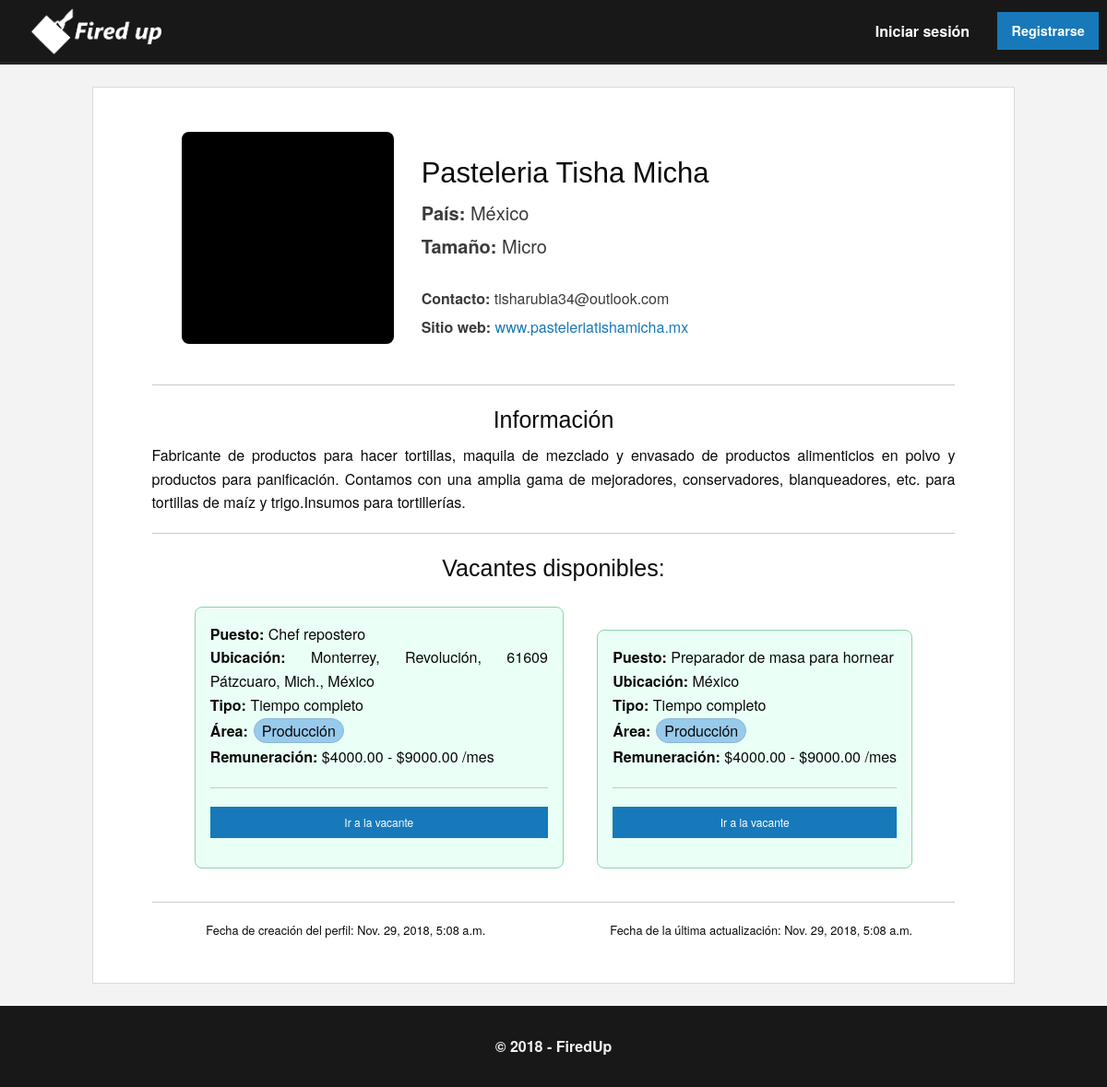
Screenshot of /company/7/ with the database file from the repository.
### main/models.py (models this page shows, shortened)
class Empresa(models.Model):
    ubicacion = models.ForeignKey(Ubicacion, on_delete=models.CASCADE)
    tamaño = models.ForeignKey(Tamaño_Empresa, on_delete=models.CASCADE)
    nombre = models.CharField(max_length=50)
    correo_electronico = models.EmailField()
    contrasena = models.CharField(max_length=256)
    contacto = models.CharField(max_length=40)
    informacion = models.TextField(max_length=640)
    sitio_web = models.CharField(max_length=40)
    verificado = models.BooleanField()
    created_at = models.DateTimeField(auto_now_add=True)
    updated_at = models.DateTimeField(auto_now=True)

class Ubicacion(models.Model):
    nombre = models.CharField(max_length=60)
    direccion = models.CharField(max_length=80)
    lat = models.DecimalField(max_digits=10, decimal_places=6)
    lng = models.DecimalField(max_digits=10, decimal_places=6)
    tipo = models.CharField(max_length=30)
    def __str__(self):
        return self.nombre

class Tamaño_Empresa(models.Model):
    tamaño = models.CharField(max_length=20)
    def __str__(self):
        return self.tamaño

class Vacante(models.Model):
    tipo = models.ForeignKey(Tipo, on_delete=models.CASCADE)
    empresa = models.ForeignKey(Empresa, on_delete=models.CASCADE, default=0)
    ubicacion = models.ForeignKey(Ubicacion, on_delete=models.CASCADE)
    departamento = models.ForeignKey(Departamento, on_delete=models.CASCADE)
    remuneracion = models.ForeignKey(Remuneracion_Vacante, on_delete=models.CASCADE)
    frecuencia = models.ForeignKey(Frecuencia_Vacante, on_delete=models.CASCADE)
    edad = models.ForeignKey(Edad_Vacante, on_delete=models.CASCADE)
    puesto = models.CharField(max_length=40)
    descripcion = models.TextField(max_length=400)
    es_hombre = models.BooleanField()
    experiencia_minima = models.SmallIntegerField()
    informacion_adicional = models.TextField(max_length=640)
    created_at = models.DateTimeField(auto_now_add=True)
    updated_at = models.DateTimeField(auto_now=True)
    fecha_limite = models.DateTimeField()

class Tipo(models.Model):
    tipo = models.CharField(max_length=20)

class Departamento(models.Model):
    departamento = models.CharField(max_length=30)

class Remuneracion_Vacante(models.Model):
    frecuencia = models.ForeignKey(Frecuencia_Remuneracion, on_delete=models.CASCADE)
    minimo = models.DecimalField(max_digits=14, decimal_places=2)
    maximo = models.DecimalField(max_digits=14, decimal_places=2)

class Frecuencia_Remuneracion(models.Model):
    frecuencia = models.CharField(max_length=10)
    def __str__(self):
        return self.frecuencia

### main/views.py (the view)
# urls.py: path('company/<int:empresa_id>/', views.empresa_detalle, name='empresa_detalle'),
def empresa_detalle(request, empresa_id):
    empresa = Empresa.objects.get(id=empresa_id)
    vacante_list = Vacante.objects.filter(empresa=empresa)
    context =  {
        'empresa': empresa,
        'vacante_list': vacante_list,
    }
    return render(request, 'main/detalle/empresa.html', context)

### main/templates/main/detalle/empresa.html (shortened to what this page needs)
{% extends "main/main.html" %}
{% block content %}
{% load static %}
    <div class="grid-x align-center align-middle">
        <div class="cell large-10 small-11 white-container grid-x align-center">
            <div class="grid-x grid-margin-x align-center cell align-middle">
                <div class="cell large-4">
                    <img src="{% static 'main/images/company/1.png' %}" class="user-image">
                    <br>
                </div>
                <div class="cell large-8">
                    <h3 style="text-align: left !important;">{{ empresa.nombre }}
                    </h3>
                    <div class="user-descripcion">
                        <h5><b>País: </b>{{ empresa.ubicacion }}</h5>
                        <h5><b>Tamaño: </b>{{ empresa.tamaño }}</h5>
                        <br>
                        <h6><b>Contacto: </b>{{ empresa.contacto }}</h6>
                        <h6><b>Sitio web: </b><a href="//{{empresa.sitio_web}}"target="_blank">
                            {{ empresa.sitio_web }}</a></h6>
                    </div>
                </div>
            </div>
            <div class="cell large-11">
                <hr>
                <div class="justified">
                    <h4>Información</h4>
                    <p>{{ empresa.informacion }}</p>
                </div>
                <hr>
                <div class="user-section">
                    <h4>Vacantes disponibles:</h4>
                    {% for vacante in vacante_list %}
                    <div class="area-container user-vacante-color">
                        <p><b>Puesto: </b>{{vacante.puesto}}</p>
                        <p><b>Ubicación: </b>{{vacante.ubicacion.direccion}}</p>
                        <p><b>Tipo: </b>{{vacante.tipo.tipo}}</p>
                        <p><b>Área: </b><span class="area-tag">{{vacante.departamento.departamento}}</span></p>
                        <p><b>Remuneración: </b>${{vacante.remuneracion.minimo}} - ${{vacante.remuneracion.maximo}} {{vacante.remuneracion.frecuencia}}</p>
                        <hr>
                        <a href="/vacante/{{vacante.id}}" class="button small expanded">Ir a la vacante</a>
                    </div>
                    {% empty %}
                        <div class="vacante-null" style="display:none;">
                            <h4>No hay vacantes disponibles.</h4>
                        </div>
                    {% endfor %}
                    <hr>
                    <div class="grid-x grid-margin-x" style="text-align:center;">
                        <div class="cell medium-6">
                            <small>Fecha de creación del perfil: {{ empresa.created_at }}</small>
                        </div>
                        <div class="cell medium-6">
                            <small>Fecha de la última actualización: {{ empresa.updated_at }}</small>
                        </div>
                    </div>
                </div>
            </div>
        </div>
    </div>
{% endblock %}

### main/templates/main/main.html (shortened to what this page needs)
<html>
   <head>
        {% load static %}
        <link rel="stylesheet" type="text/css" href="{% static 'main/css/app.css' %}">
        <link rel="stylesheet" type="text/css" href="{% static 'main/css/foundation-icons.css' %}">
        <link rel="stylesheet" type="text/css" href="{% static 'main/css/foundation.min.css' %}">
        <link rel="stylesheet" type="text/css" href="{% static 'main/css/web.css' %}">
   </head>
   <body>
        <div class="topbar grid-x align-center">
            <div class="cell large-2 small-6 medium-7">
                <a href="/"><img src="{% static 'main/images/logo/logo.png' %}" class="logo"></a>
            </div>
            {% if request.session.user_id %}
                {% if request.session.user_type == "Empresa" %}
                    <a href="/company/{{request.session.user_id}}"><b>{{request.session.user_name}}</b></a>
                {% elif request.session.user_type == "Usuario" %}
                    <a href="/user/{{request.session.user_id}}"><b>{{request.session.user_name}}</b></a>
                {% endif %}
            <a href="/cerrar-sesion"><i class="fi-power"></i></a>
            {% else %}
                <a href="/login"><b>Iniciar sesión</b></a>
                <div class="cell large-1 small-4 medium-3" style="text-align: right;">
                    <a class="button" href="/signup"><b>Registrarse</b></a>
                </div>
            {% endif %}
        </div>
        <br>
        {% block content %}
        {% endblock %}
        <div class="footer">
            <b>&copy; 2018 - FiredUp</b>
        </div>
    </body>
</html>

### main/static/main/css/web.css (style rules this page uses)
body { background-color: rgb(243, 243, 243); }
.topbar { background-color: #181818; color: white; padding: 5px 0; text-align: center; align-items: center; height: 70px; z-index: 100; border-bottom: 3px solid #252525; }
.topbar a, .topbar a:active, .topbar a:visited { color: #ffffff; margin: 0 15px; }
.white-container { background-color: #ffffff; border: 1px solid #dadada; padding: 3em 1.5em; max-width: 1400px; }
h1, h2, h3, h4 { text-align: center; font-family: "Lucida Sans Unicode", "Lucida Grande", sans-serif; }
.logo { display: block; height: 50px; }
.user-descripcion { color: #3b3b3b; }
.user-image { width: 230px; height: 230px; display: block; border-radius: 8px; margin-left: auto; }
.justified { text-align: justify !important; }
.area-container p { margin: 0; }
.area-container { display: inline-block; padding: 1em; background-color: #ffffff; border-radius: 8px; border: 1px solid #d4d4d4; margin: 1em; text-align: left; max-width: 400px; }
.user-section { text-align: center; }
.user-vacante-color { border: 1px solid #8bd4a9 !important; background-color: #eafff6 !important; text-align: justify !important; }
.area-tag, .tag-list li { background-color: #98caec; display: inline-block; padding: 0 0.5em; border-radius: 15px; border: 1px solid #8bb7d4; cursor: default; margin: 0.1em !important; text-align: center; font-stretch: condensed; }
.footer { width: 100%; padding: 2em 0; background-color: #181818; color: rgb(241, 241, 241); text-align: center; margin-top: 1.5em; }

### rows the page displays
Empresa: nombre "Pasteleria Tisha Micha", ubicacion "México", tamaño "Micro", contacto "tisharubia34@outlook.com", sitio_web "www.pasteleriatishamicha.mx", informacion "Fabricante de productos para hacer tortillas, maquila de mezclado y envasado de productos alimenticios en polvo y productos para panificación. Contamos con una amplia gama de mejoradores, conservadores, blanqueadores, etc. para tortillas de maíz y trigo.Insumos para tortillerías.", created_at "Nov. 29, 2018, 5:08 a.m.", updated_at "Nov. 29, 2018, 5:08 a.m."
Vacante: puesto "Chef repostero", ubicacion.direccion "Monterrey, Revolución, 61609 Pátzcuaro, Mich., México", tipo.tipo "Tiempo completo", departamento.departamento "Producción", remuneracion.minimo "4000.00", remuneracion.maximo "9000.00", remuneracion.frecuencia "/mes"
Vacante: puesto "Preparador de masa para hornear", ubicacion.direccion "México", tipo.tipo "Tiempo completo", departamento.departamento "Producción", remuneracion.minimo "4000.00", remuneracion.maximo "9000.00", remuneracion.frecuencia "/mes"
